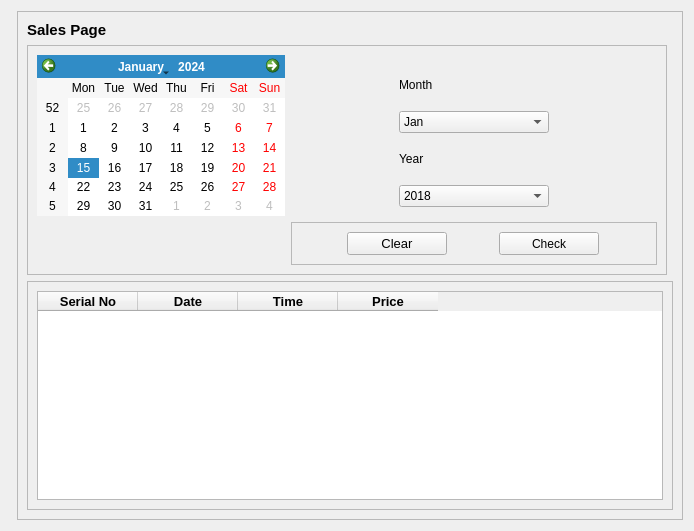
<?xml version="1.0" encoding="UTF-8"?>
<ui version="4.0">
 <class>Form</class>
 <widget class="QWidget" name="Form">
  <property name="geometry">
   <rect>
    <x>0</x>
    <y>0</y>
    <width>694</width>
    <height>531</height>
   </rect>
  </property>
  <property name="windowTitle">
   <string>Form</string>
  </property>
  <layout class="QGridLayout" name="gridLayout">
   <item row="0" column="0">
    <layout class="QFormLayout" name="formLayout_4">
     <item row="0" column="1">
      <widget class="QFrame" name="frame_4">
       <property name="frameShape">
        <enum>QFrame::StyledPanel</enum>
       </property>
       <property name="frameShadow">
        <enum>QFrame::Raised</enum>
       </property>
       <layout class="QGridLayout" name="gridLayout_5">
        <item row="0" column="0">
         <widget class="QLabel" name="label">
          <property name="font">
           <font>
            <family>Arial</family>
            <pointsize>11</pointsize>
            <weight>75</weight>
            <bold>true</bold>
           </font>
          </property>
          <property name="text">
           <string>Sales Page</string>
          </property>
         </widget>
        </item>
        <item row="1" column="0">
         <widget class="QFrame" name="frame_2">
          <property name="frameShape">
           <enum>QFrame::StyledPanel</enum>
          </property>
          <property name="frameShadow">
           <enum>QFrame::Raised</enum>
          </property>
          <layout class="QFormLayout" name="formLayout_5">
           <item row="0" column="0">
            <widget class="QCalendarWidget" name="calendarWidget">
             <property name="maximumSize">
              <size>
               <width>500</width>
               <height>500</height>
              </size>
             </property>
            </widget>
           </item>
           <item row="1" column="1">
            <widget class="QFrame" name="frame_5">
             <property name="frameShape">
              <enum>QFrame::StyledPanel</enum>
             </property>
             <property name="frameShadow">
              <enum>QFrame::Raised</enum>
             </property>
             <layout class="QHBoxLayout" name="horizontalLayout">
              <item>
               <widget class="QPushButton" name="pushButton_2">
                <property name="maximumSize">
                 <size>
                  <width>100</width>
                  <height>25</height>
                 </size>
                </property>
                <property name="font">
                 <font>
                  <family>Arial</family>
                  <pointsize>10</pointsize>
                 </font>
                </property>
                <property name="text">
                 <string>Clear</string>
                </property>
               </widget>
              </item>
              <item>
               <widget class="QPushButton" name="pushButton">
                <property name="maximumSize">
                 <size>
                  <width>100</width>
                  <height>25</height>
                 </size>
                </property>
                <property name="font">
                 <font>
                  <family>Arial</family>
                  <pointsize>9</pointsize>
                 </font>
                </property>
                <property name="text">
                 <string>Check</string>
                </property>
               </widget>
              </item>
             </layout>
            </widget>
           </item>
           <item row="0" column="1">
            <widget class="QFrame" name="frame_3">
             <layout class="QGridLayout" name="gridLayout_2">
              <item row="0" column="0">
               <widget class="QLabel" name="label_3">
                <property name="font">
                 <font>
                  <family>Arial</family>
                  <pointsize>9</pointsize>
                 </font>
                </property>
                <property name="text">
                 <string>Month</string>
                </property>
               </widget>
              </item>
              <item row="1" column="0">
               <widget class="QComboBox" name="comboBox_2">
                <property name="minimumSize">
                 <size>
                  <width>100</width>
                  <height>0</height>
                 </size>
                </property>
                <property name="maximumSize">
                 <size>
                  <width>150</width>
                  <height>16777215</height>
                 </size>
                </property>
                <item>
                 <property name="text">
                  <string>Jan</string>
                 </property>
                </item>
                <item>
                 <property name="text">
                  <string>Feb</string>
                 </property>
                </item>
                <item>
                 <property name="text">
                  <string>Mar</string>
                 </property>
                </item>
                <item>
                 <property name="text">
                  <string>Apr</string>
                 </property>
                </item>
                <item>
                 <property name="text">
                  <string>May</string>
                 </property>
                </item>
                <item>
                 <property name="text">
                  <string>Jun</string>
                 </property>
                </item>
                <item>
                 <property name="text">
                  <string>Jul</string>
                 </property>
                </item>
                <item>
                 <property name="text">
                  <string>Aug</string>
                 </property>
                </item>
                <item>
                 <property name="text">
                  <string>Sep</string>
                 </property>
                </item>
                <item>
                 <property name="text">
                  <string>Oct</string>
                 </property>
                </item>
                <item>
                 <property name="text">
                  <string>Nov</string>
                 </property>
                </item>
                <item>
                 <property name="text">
                  <string>Dec</string>
                 </property>
                </item>
               </widget>
              </item>
              <item row="2" column="0">
               <widget class="QLabel" name="label_4">
                <property name="font">
                 <font>
                  <family>Arial</family>
                  <pointsize>9</pointsize>
                 </font>
                </property>
                <property name="text">
                 <string>Year</string>
                </property>
               </widget>
              </item>
              <item row="3" column="0">
               <widget class="QComboBox" name="comboBox">
                <property name="minimumSize">
                 <size>
                  <width>100</width>
                  <height>0</height>
                 </size>
                </property>
                <property name="maximumSize">
                 <size>
                  <width>200</width>
                  <height>16777215</height>
                 </size>
                </property>
                <item>
                 <property name="text">
                  <string>2018</string>
                 </property>
                </item>
                <item>
                 <property name="text">
                  <string>2019</string>
                 </property>
                </item>
                <item>
                 <property name="text">
                  <string>2020</string>
                 </property>
                </item>
                <item>
                 <property name="text">
                  <string>2021</string>
                 </property>
                </item>
                <item>
                 <property name="text">
                  <string>2022</string>
                 </property>
                </item>
                <item>
                 <property name="text">
                  <string>2023</string>
                 </property>
                </item>
                <item>
                 <property name="text">
                  <string>2024</string>
                 </property>
                </item>
                <item>
                 <property name="text">
                  <string>2025</string>
                 </property>
                </item>
               </widget>
              </item>
             </layout>
            </widget>
           </item>
          </layout>
         </widget>
        </item>
        <item row="2" column="0" colspan="2">
         <widget class="QFrame" name="frame">
          <property name="frameShape">
           <enum>QFrame::StyledPanel</enum>
          </property>
          <property name="frameShadow">
           <enum>QFrame::Raised</enum>
          </property>
          <layout class="QGridLayout" name="gridLayout_4">
           <item row="0" column="0">
            <widget class="QTableWidget" name="tableWidget">
             <column>
              <property name="text">
               <string>Serial No</string>
              </property>
              <property name="font">
               <font>
                <pointsize>10</pointsize>
                <weight>75</weight>
                <bold>true</bold>
               </font>
              </property>
             </column>
             <column>
              <property name="text">
               <string>Date</string>
              </property>
              <property name="font">
               <font>
                <pointsize>10</pointsize>
                <weight>75</weight>
                <bold>true</bold>
               </font>
              </property>
             </column>
             <column>
              <property name="text">
               <string>Time</string>
              </property>
              <property name="font">
               <font>
                <pointsize>10</pointsize>
                <weight>75</weight>
                <bold>true</bold>
               </font>
              </property>
             </column>
             <column>
              <property name="text">
               <string>Price</string>
              </property>
              <property name="font">
               <font>
                <pointsize>10</pointsize>
                <weight>75</weight>
                <bold>true</bold>
               </font>
              </property>
             </column>
            </widget>
           </item>
          </layout>
         </widget>
        </item>
       </layout>
      </widget>
     </item>
    </layout>
   </item>
  </layout>
 </widget>
 <resources/>
 <connections/>
</ui>
